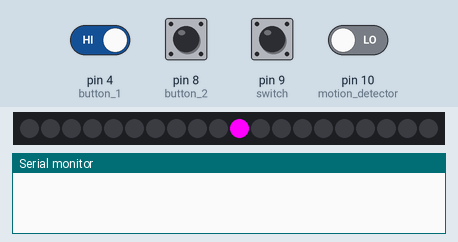
This sketch was run on a simulated Arduino Uno, built with avr-gcc and run on an emulated ATmega328P. On the bench: 20 RGB LEDs in strip order, left to right, the last lines printed to the serial monitor. The test bench sets the inputs (shaded band); at power-on: pin 4 (button_1), pin 8 (button_2), pin 9 (switch) HIGH, pin 10 (motion_detector) LOW. Random numbers use the default seed unless the sketch sets one.

Above: at 4.5 s.
5.9 s: pin 9 (switch) pulled LOW for 0.15 s
At 6.0 s:
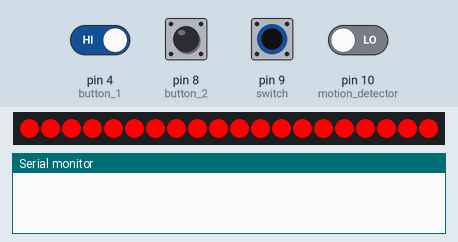
7.5 s: pin 9 (switch) pulled LOW for 3.2 s
12.2 s: pin 4 (button_1) driven LOW and pin 9 (switch) driven LOW
At 15.0 s:
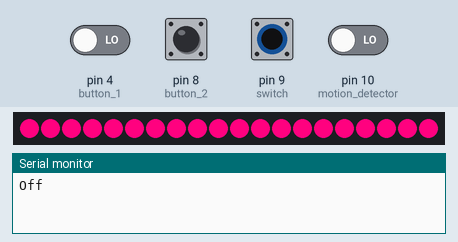
15.2 s: pin 4 (button_1) driven HIGH
At 15.9 s:
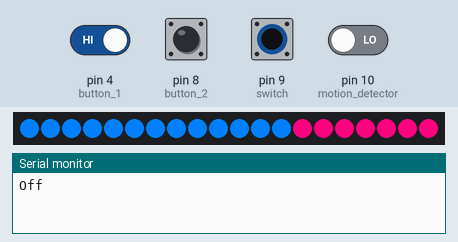
16.9 s: pin 4 (button_1) driven LOW
At 18.9 s:
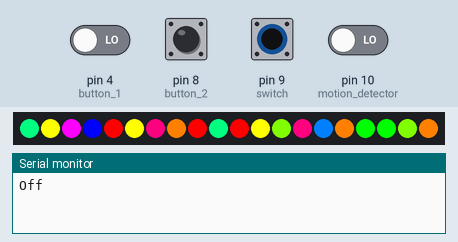
19.9 s: pin 9 (switch) driven HIGH
Timing chart, 0 to 22.9 s (numbered marks = the images above; inputs shaded):
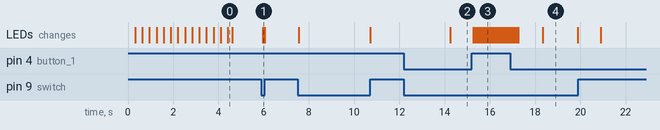

Measured:
- after the input at 5.9 s, the LEDs: change after 0.05 s (image 1)
- after the input at 12.2 s, the LEDs: change after 2.1 s (image 2)
- what the display in image 4 shows lasts 1.6 s, from 18.3 s to 19.9 s

The sketch:

SmartLEDLamp.ino
```cpp
//Use FastLED library
#include <FastLED.h>
//variables can be changed here once to keep numbers uniform throughout program
#define LED_PIN     7
#define NUM_LEDS    20
int r[] = {255, 255, 255, 128, 0, 0, 0, 0, 0, 127, 255, 255};
int g[] = {0, 128, 255, 255, 255, 255, 255, 128, 0, 0, 0, 0};
int b[] = {0, 0, 0, 0, 0, 128, 255, 255, 255, 255, 255, 127};
int colorCounter = 0;
int modeCounter = 0;
CRGB leds[NUM_LEDS];

int Rvalue = 254, Gvalue = 1, Bvalue = 127;;
int Rdirection = -1, Gdirection = 1, Bdirection = -1;


void setup() {
  //setting up switch and button pins
  pinMode(10, INPUT); //motion detector
  pinMode(9, INPUT_PULLUP); //switch
  pinMode(8, INPUT_PULLUP); //button 2
  pinMode(4, INPUT_PULLUP); //button 1
  FastLED.addLeds<WS2812, LED_PIN, GRB>(leds, NUM_LEDS);
  Serial.begin(9600);
  FastLED.clear();
  FastLED.show();
  //startup function created at bottom
  startup();
}

void loop() {
  //whenever button is pressed, colorCounter will be increased by 1
  //colorCounter resets to 0 after colorCounter exceeds number of colors
  if (digitalRead(8) == LOW) {
    colorCounter += 1;
    if (colorCounter > 11) {
      colorCounter = 0;
    }
    delay(500);
  }
  //whenever button is pressed, modeCounter will be increased by 1
  //modeCounter resets to 0 after modeCounter exceeds number of modes
  if (digitalRead(4) == LOW) {
    modeCounter += 1;
    if (modeCounter > 4) {
      modeCounter = 0;
    }
    delay(1000);
  }
  //if switch is on, turn on LEDs
  if (digitalRead(9) == LOW) {
    //based on modeCounter, execute an LED mode. Each of these function is created at bottom.
    if (modeCounter == 0) {
      alwaysOn();
    }
    else if (modeCounter == 1) {
      motionDetection();
    }
    else if (modeCounter == 2) {
      rainbow();
    }
    else if (modeCounter == 3) {
      colorToggle();
    }
    else if (modeCounter == 4) {
      discoMode();
    }
  }
  //if switch is off, turn off LEDs
  else {
    FastLED.clear();
    FastLED.show();
  }
}

void startup() {
  for (int i = 0; i < 11; i++) {
    for (int i = 0; i < NUM_LEDS; i++) {
      FastLED.clear();
      leds[i] = CRGB ( r[colorCounter], g[colorCounter], b[colorCounter]);
      FastLED.show();
      delay(20);
    }
    colorCounter += 1;
  }
  colorCounter = 0;
}
void motionDetection() {
  if (digitalRead(10) == HIGH) {
    for (int i = 0; i < NUM_LEDS; i++) {
      leds[i] = CRGB ( r[colorCounter], g[colorCounter], b[colorCounter]);
      FastLED.show();
    }
  }
  else {
    Serial.println("Off");
    FastLED.clear();
    FastLED.show();
  }
}
void alwaysOn() {
  for (int i = 0; i < NUM_LEDS; i++) {
    leds[i] = CRGB ( r[colorCounter], g[colorCounter], b[colorCounter]);
    FastLED.show();
  }
}
void discoMode() {
  for (int i = 0; i < NUM_LEDS; i++) {
    colorCounter = random(0, 12);
    leds[i] = CRGB ( r[colorCounter], g[colorCounter], b[colorCounter]);
    FastLED.show();

  }
  delay(500);
}
void colorToggle() {
  colorCounter = random(0, 12);
  for (int i = 0; i < NUM_LEDS; i++) {
    leds[i] = CRGB ( r[colorCounter], g[colorCounter], b[colorCounter]);
    FastLED.show();
    delay(50);
  }
}
void rainbow () {
  for (int i = 0; i < NUM_LEDS; i++) {
    leds[i] = CRGB ( Rvalue, Gvalue, Bvalue);
    FastLED.show();
  }
  Rvalue = Rvalue + Rdirection;   //changing values of LEDs
  Gvalue = Gvalue + Gdirection;
  Bvalue = Bvalue + Bdirection;

  //now change direction for each color if it reaches 255
  if (Rvalue >= 255 || Rvalue <= 0)
  {
    Rdirection = Rdirection * -1;
  }
  if (Gvalue >= 255 || Gvalue <= 0)
  {
    Gdirection = Rdirection * -1;
  }
  if (Bvalue >= 255 || Bvalue <= 0)
  {
    Bdirection = Bdirection * -1;
  }
  delay(3);    //give some delay so you can see the change

}
```
